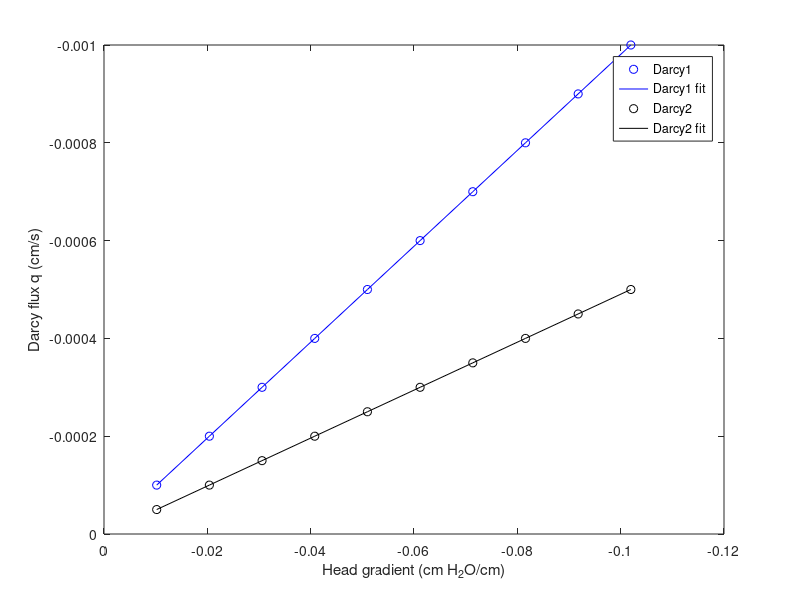

This chart was generated by the following MATLAB code:
P = [
    100
    200
    300
    400
    500
    600
    700
    800
    900
    1000
    ];

h = P*-0.010197/100

Q1 = [
    -3.14099e-8
    -6.28199e-8
    -9.42298e-8
    -1.2564e-7
    -1.5705e-7
    -1.8846e-7
    -2.19869e-7
    -2.51279e-7
    -2.82689e-7
    -3.14099e-7
    ];
Q2 = [
    -1.5705e-8
    -3.14099e-8
    -4.71149e-8
    -6.28199e-8
    -7.85248e-8
    -9.42298e-8
    -1.09935e-7
    -1.2564e-7
    -1.41345e-7
    -1.5705e-7
    ];

A = 0.03141;

q1 = Q1/A*100;
q2 = Q2/A*100;

p1 = polyfit(h,q1,1)
y1 = p1(1)*h + p1(2)
p2 = polyfit(h,q2,1)
y2 = p2(1)*h + p2(2)

figure
plot(h,q1,'bo',h,y1,'b',h,q2,'ko',h,y2,'k')
xlabel('Head gradient (cm H_2O/cm)')
ylabel('Darcy flux q (cm/s)')
legend('Darcy1','Darcy1 fit','Darcy2','Darcy2 fit')
set (gca,'Ydir','reverse')
set (gca,'Xdir','reverse')
